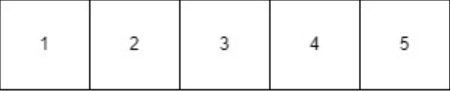
#> input picture DATA-ANALYSIS -LEVEL-1/GITHUB- LMS_ DATA - ANALYSIS -LEVEL 1/Session-3_NumPy and OpenCV/Images/image1.png, 451 x 91 px
$ jupyter execute --allow-errors 'Session3 - Revised.ipynb'
#> lines starting #> are read from the running program, lines starting #| are printed output that depends on the picture; after the words box and inside, x2 and y2 are one past the last pixel; in counts of white or black regions, pixels touching at a corner belong together
# **SESSION 3**

1. NumPy Topics - Copy & View<br>
2. Reshaping & Flattening the NumPy arrays<br>
3. Sorting the NumPy Arrays<br>
4. Introduction to openCV-Python<br>
5. OpenCV Topics - vstack, hstack, indexing, cropping, slicing,filtering:<br>
    5.1 OpenCV and NumPy Operations: vstack<br>
    5.2 OpenCV and NumPy Operations: hstack<br>
    5.3 OpenCV and NumPy Operations: indexing<br>
    5.4 OpenCV and NumPy Operations: Crop using indexing<br>
    5.5 OpenCV and NumPy Operations: Cropping Numpy Zeros<br>
    5.6 OpenCV and NumPy Operations: Extracting Channel using indexing<br>
    5.7 OpenCV and NumPy Operations: Cropping & Patching<br>
    5.7 OpenCV and NumPy Operations: Gray Slicing<br>
    5.8 OpenCV and NumPy Operations: Masking using Filtering<br>

## 1. NumPy Topics - Copy & View

- In NumPy, there are two main ways to create a copy of an array:  ```"shallow copy" and  "deep copy"```.
- A shallow copy is created using the ```view()``` method or by simply assigning the array to a new variable.
- A deep copy, on the other hand, creates a new array object with its own data. You can create a deep copy using the ```copy()``` method.

**Copy:**
The copy owns the data and any changes made to the copy will not affect original array, and any changes made to the original array will not be affected to the copy.

**View:**
The view does not own the data and any changes made to the view will affect the original array, and any changes made to the original will affect the view.

#### NumPy Array View
- A view of an array is a new array object that shares the same data with the original array.
- Any changes made to the view will also affect the original array.
- In NumPy, you can create a view of an array using the ```view()``` method.

[cell 1]
#Example of numPy View creation
import numpy as np

a = np.array([1, 2, 3])
b = a.view()

b[0] = 0

print(a)

#### NumPy Array Copy
- A copy of an array is a new array with its own data, and changes made to the copy do not affect the original array.
- In NumPy, you can create a copy of an array using the ```copy()``` method.

[cell 2]
#Example of numPy Copy creation
import numpy as np

a = np.array([1, 2, 3])
b = a.copy()

b[0] = 0
# In this case, changing the first element of b did not affect the first element of a.
print(a)

### Example Code to peform Array Checks:
*Check if an Array Owns the data that it's copy owns, and the view does not own the original array's data.*

*Every NumPy array has the attribute base that returns None if the array owns the data.*

*Otherwise, the base  attribute refers to the original object.*

[cell 3]
#Print the value of the base attribute to check if an array owns it's data or not:

import numpy as np

arr = np.array([1, 2, 3, 4, 5])

x = arr.copy()
y = arr.view()

print('NumPy Copy Output: ',x.base) # as x is a copy & it owns the data it holds
print('NumPy View Output: ',y.base) # as y is a view of arr & it doesn't owns the data it holds

> *1-dimensional NumPy Array as highlighted in the below image*

<br>

<br>
<br>
<hr>

# Copying and changing the array

[cell 4]
# Examples of NumPy Copy & Change
import numpy as np

arr = np.array([1, 2, 3, 4, 5])
# copying the original array
x = arr.copy()
# changing the original array
arr[0] = 42

print(arr)
print(x)

<br>

<br>
<br>
<hr>

# Make Changes in the View

[cell 5]
# Make a view, change the view, and display both arrays:

import numpy as np

arr = np.array([1, 2, 3, 4, 5])
x = arr.view()
print(arr)
x[0] = 31

print(x)

# NumPy Array : Copy vs View

**The main difference between a copy and a view of an array is that the copy is a new array, and the view is just a view of the original array.**

**The copy owns the data and any changes made to the copy will not affect original array, and any changes made to the original array will not affect the copy.**

**The view does not own the data and any changes made to the view will affect the original array, and any changes made to the original array will affect the view.**

[cell 6]
## COPY:
## Make a copy, change the original array, and display both arrays:

import numpy as np

arr = np.array([1, 2, 3, 4, 5])
x = arr.copy()
arr[0] = 42

print(arr)
print(x)

[cell 7]
# VIEW:
# Make a view, change the original array, and display both arrays:

import numpy as np

arr = np.array([1, 2, 3, 4, 5])
x = arr.view()
print(arr)
arr[0] = 42


print(x)

<hr>

# 2. Reshaping & Flattening the NumPy arrays

- **Reshaping an array refers to changing its shape or dimensions without changing its total number of elements.**<br>
- **Flattening array means converting a multidimensional array into a 1D array.**

[cell 8]
# Convert 1D array with 8 elements to 3D array with 2x2 elements:

import numpy as np

arr = np.array([1, 2, 3, 4, 5, 6, 7, 8])

newarr = arr.reshape(2, 2, -1)

print(newarr)

**Flattening array means converting a multidimensional array into a 1D array.**

**We can use reshape(-1) to do this.**

[cell 9]
# Convert the array into a 1D array:

import numpy as np

arr = np.array([[1, 2, 3], [4, 5, 6]])

newarr = arr.reshape(-1)

print(newarr)

<hr>

# 3. Sorting the NumPy Arrays

**Sorting means putting elements in an ordered sequence.**

**Ordered sequence is any sequence that has an order corresponding to elements, like numeric or alphabetical, ascending or descending.**

**The NumPy ndarray object has a function called sort(), that will sort a specified array.**

[cell 10]
#Sort the array:

import numpy as np

arr = np.array([3, 2, 0, 1])

print(np.sort(arr))

[cell 11]
# Sort the array alphabetically:

import numpy as np

arr = np.array(['banana', 'cherry', 'apple'])

print(np.sort(arr))

#### Sorting a 2-D Array

[cell 12]
# If you use the sort() method on a 2-D array, all the rows of that 2-D array will be sorted:

# Sort a 2-D array :

import numpy as np

arr = np.array([[3, 2, 4], [5, 0, 1]])

print(np.sort(arr))

<hr>

# 4. Introduction to openCV-Python

openCV was initailly developed in c++ a very fast compiled language as compared to the slow nature of python. But due to the simplicity of python and the ease of use, a wrapper was developed for python around the original openCV c++ code. Which allowed the users to make the best of both world. A wrapper in simple terms means that the user will be writing the code in python but in the backend the code will be executed in c++ which made the code execution faster.

## Installing openCV

- for windows users <br>
**`pip install opencv-python`**

<br>

- for mac users <br>
**`pip3 install opencv-python`**

## Understanding Images
Before we start with image processing we must understand what an image is.<br><br>
#### Below Image shows a zoomed in image of a mouse pointer with white edges on the screen.

<div>

</div>

Wait but the edges of the mouse is not white!!<br>

The white color is the result of the RGB sub-pixel colors mixing together as they are close to each other. Red Green and Blue being the primary colors we can create any color on the screen by manipulating the brightness of each sub-pixel.

- A standard monitor supports 256 levels of brightness for every sub-pixel. So by manipulating the RGB sub-pixels we can create a total number of $256^{3}$ colors.
- A subpixel brightness of 0 denotes that the subpixel is entirely turned off while a value of 255 denotes the subpixel is completely turned on.

You can use the below link to check out a RGB color picker which allows you to chose the RGB brightness to create a new color.
https://programmingdesignsystems.com/color/color-models-and-color-spaces/index.html

**An image on the screen can be represented using a 3D numpy array having the number of rows and columns equal to the height and the width of the image and the third dimension representing the RGB subpixel values**
<div>

</div>

<hr>

# 5. OpenCV Topics - vstack, hstack, indexing, cropping, slicing,filtering.

#### 5.1 OpenCV and NumPy Operations: **vstack**

To use OpenCV's vstack function to stack two images vertically using NumPy, you can follow these steps:
 1. Import the necessary libraries
 2. Load your images using ```cv2.imread```
 3. Resize the images to have the same width
 4. Stack the images vertically using ```np.vstack```
 5. Display the stacked image using ```cv2.imshow```

[cell 13]
# OpenCV's vstack function :

import cv2
import numpy as np

img1 = cv2.imread('Images/image1.png')
#> img1 is the input picture: shape (91, 451, 3); mean B, G, R 244.4, 244.4, 244.4
img2 = cv2.imread('Images/image2.png')
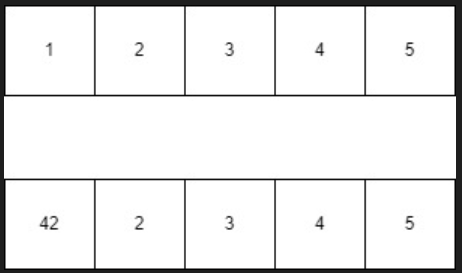
#> input picture DATA-ANALYSIS -LEVEL-1/GITHUB- LMS_ DATA - ANALYSIS -LEVEL 1/Session-3_NumPy and OpenCV/Images/image2.png, 462 x 273 px
#> img2 is the input picture: shape (273, 462, 3); mean B, G, R 234, 234, 234.1

height, width = img1.shape[:2]
#> height = 91; width = 451
img2 = cv2.resize(img2, (width, height))
#> img2: shape (91, 451, 3)

stacked_img = np.vstack((img1, img2))

cv2.imshow('Stacked Image', stacked_img)
cv2.waitKey(0)
cv2.destroyAllWindows()

#### 5.2 OpenCV and NumPy Operations: **hstack**

- To use OpenCV's hstack function to stack two images horizontally using NumPy.

[cell 14]
# OpenCV's hstack function
import cv2
import numpy as np

img1 = cv2.imread('Images/image1.png')
img2 = cv2.imread('Images/image2.png')

height, width = img1.shape[:2]
img2 = cv2.resize(img2, (width, height))

stacked_img = np.hstack((img1, img2))
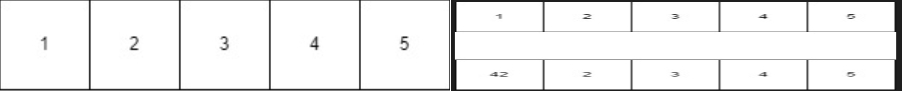
#> stacked_img: shape (91, 902, 3); mean B, G, R 240, 240, 240

cv2.imshow('Stacked Image', stacked_img)
cv2.waitKey(0)
cv2.destroyAllWindows()

#### 5.3 OpenCV and NumPy Operations: **indexing**

- We first load an image using OpenCV and display it.
- Then, we convert the image to grayscale using OpenCV's cvtColor function.
- We then get the dimensions of the grayscale image and create a new NumPy array of zeros with the same dimensions.
- We then loop through each pixel in the grayscale image and set the corresponding pixel in the new NumPy array.
- Finally, we display and save the new image.

[cell 15]
import cv2
import numpy as np

# Load an image using OpenCV
img = cv2.imread('Images\\example.jpg')
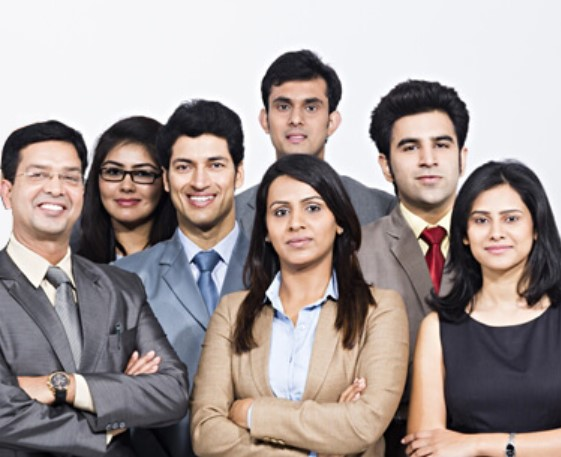
#> input picture DATA-ANALYSIS -LEVEL-1/GITHUB- LMS_ DATA - ANALYSIS -LEVEL 1/Session-3_NumPy and OpenCV/Images/example.jpg, 561 x 457 px, found by its file name
#> img is the input picture: shape (457, 561, 3); mean B, G, R 150.8, 152.9, 164

# Display the image
cv2.imshow('image', img)
##cv2.waitKey(0)

# Convert the image to grayscale
gray = cv2.cvtColor(img, cv2.COLOR_BGR2GRAY)

# Display the grayscale image
cv2.imshow('gray', gray)
##cv2.waitKey(0)

# Get the dimensions of the grayscale image
height, width = gray.shape
#> height = 457; width = 561

# Create a new NumPy array of zeros with the same dimensions as the grayscale image
new_img = np.zeros((height, width), dtype=np.uint8)

# Loop through each pixel in the grayscale image and set the corresponding pixel in the new image
for i in range(height):
    for j in range(width):
        new_img[i][j] = gray[i][j]

# Display the new image
cv2.imshow('new_img', new_img)
cv2.waitKey(0)

# Save the new image
cv2.imwrite('new_img.jpg', new_img)

# Release all windows
cv2.destroyAllWindows()

#### 5.4 OpenCV and NumPy Operations: **Crop using indexing**

- Using NumPy and OpenCV together, we convert images from OpenCV format to NumPy arrays,using Indexing we perform our desired operations like Cropping, and then convert the arrays back to OpenCV format.

[cell 16]
import cv2
import numpy as np

# Load image using OpenCV
img = cv2.imread('Images\\example.jpg')

# Convert image to NumPy array
img_array = np.array(img)

# Slice the image using NumPy array indexing
cropped = img_array[100:200, 150:800]
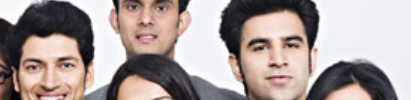
#> cropped: shape (100, 411, 3); mean B, G, R 153.4, 156.1, 169.2

# Convert the sliced array back to OpenCV format
cropped_img = cv2.cvtColor(np.uint8(cropped), cv2.COLOR_RGB2BGR)

# Perform NumPy operations on the image
gray_img = cv2.cvtColor(img, cv2.COLOR_BGR2GRAY)
##blurred = cv2.GaussianBlur(gray_img, (5, 5), 0)

# Show the original image, cropped image, and blurred image
cv2.imshow('Original', img)
cv2.imshow('Cropped', cropped_img)
##cv2.imshow('Blurred', blurred)
cv2.waitKey(0)
cv2.destroyAllWindows()

#### 5.5 OpenCV and NumPy Operations: **Cropping Numpy Zeros**

[cell 17]
import cv2
import numpy as np

# Create a black image using np.zeros
img = np.zeros((500, 500, 3), dtype=np.uint8)

# Draw a rectangle on the image using OpenCV
cv2.rectangle(img, (100, 100), (400, 400), (0, 255, 0), thickness=2)
#> img: shape (500, 500, 3)

# Crop the image using NumPy array slicing
cropped_img = img[100:400, 100:400]

# Display the original and cropped images
cv2.imshow('Original Image', img)
cv2.imshow('Cropped Image', cropped_img)
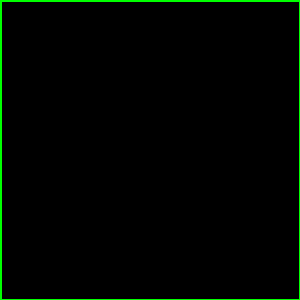
#> window 'Cropped Image': shape (300, 300, 3); mean B, G, R 0, 5.1, 0
cv2.waitKey(0)
cv2.destroyAllWindows()

#### 5.6 OpenCV and NumPy Operations: **Extracting Channel using indexing**

**CODE EXPLANATION:<br>**
- We load an image using OpenCV's imread() function, then convert it to grayscale using the cvtColor() function. We then create two modified copies of the image using NumPy indexing: one that contains only the blue channel, and one that has the red and green channels inverted.

- To extract the blue channel, we create a copy of the image using the copy() method, then set the green and red channels to 0 using NumPy indexing: blue_img[:, :, 1] = 0 sets the green channel to 0, and blue_img[:, :, 2] = 0 sets the red channel to 0.

- To invert the red and green channels, we create another copy of the image using the copy() method, then subtract each channel from 255 using NumPy indexing: inverted_img[:, :, :2] = 255 - inverted_img[:, :, :2] subtracts each pixel value in the red and green channels from 255, effectively inverting their colors.

[cell 18]
import cv2
import numpy as np

# Load an image using OpenCV
img = cv2.imread('Images\\example.jpg')

# Convert the image to grayscale
gray_img = cv2.cvtColor(img, cv2.COLOR_BGR2GRAY)

# Create a copy of the image with only the blue channel
blue_img = img.copy()
blue_img[:, :, 1] = 0 # setting the green channel zero
blue_img[:, :, 2] = 0 # setting the red channel zero
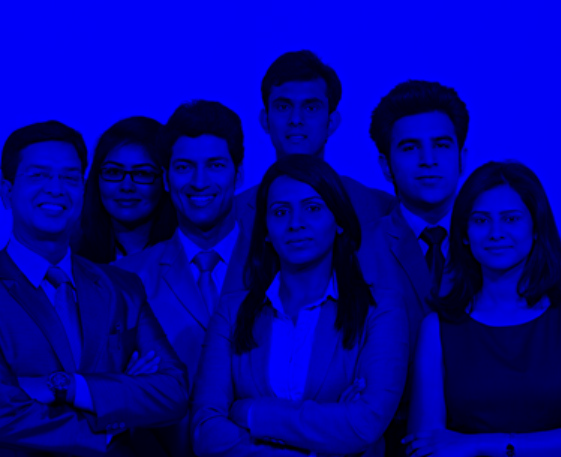
#> blue_img: shape (457, 561, 3); mean B, G, R 150.8, 0, 0

# blue_img[:, :, 0] = 0 # for setting the blue channel zero

# Create a copy of the image with the red and green channels inverted
inverted_img = img.copy()
inverted_img[:, :, :2] = 255 - inverted_img[:, :, :2]
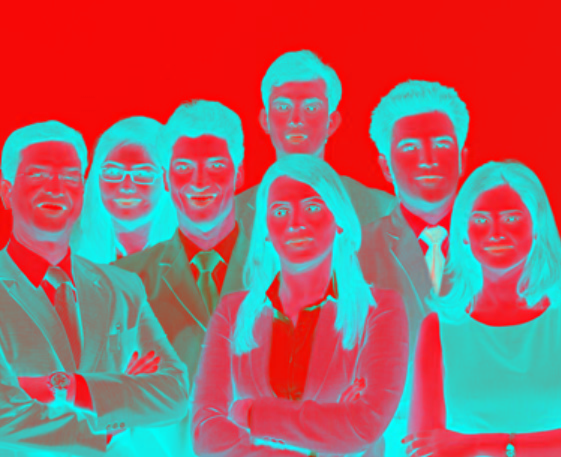
#> inverted_img: shape (457, 561, 3); mean B, G, R 104.2, 102.1, 164

# Display the original image and the modified images using OpenCV
cv2.imshow('Original Image', img)
cv2.imshow('Grayscale Image', gray_img)
cv2.imshow('Blue Channel Image', blue_img)
cv2.imshow('Inverted Image', inverted_img)
cv2.waitKey(0)
cv2.destroyAllWindows()

#### 5.7 OpenCV and NumPy Operations: **Cropping & Patching**

[cell 19]
import cv2

img =  cv2.imread("Images\\test_image.jpg")
#> (the rest of this cell did not finish here and is left out)

#### 5.7 OpenCV and NumPy Operations: **Gray Slicing**

[cell 20]
import cv2
import numpy as np

img = cv2.imread('Images\\Image-background.png', 0)

#  Find width and height of image
#> (the rest of this cell did not finish here and is left out)

#### 5.7 OpenCV and NumPy Operations: **Tile Slicing** - CHECK IF REMOVE

[cell 21]
import cv2
import numpy as np

# Load the image
img = cv2.imread('Images\\clahe.jpg')
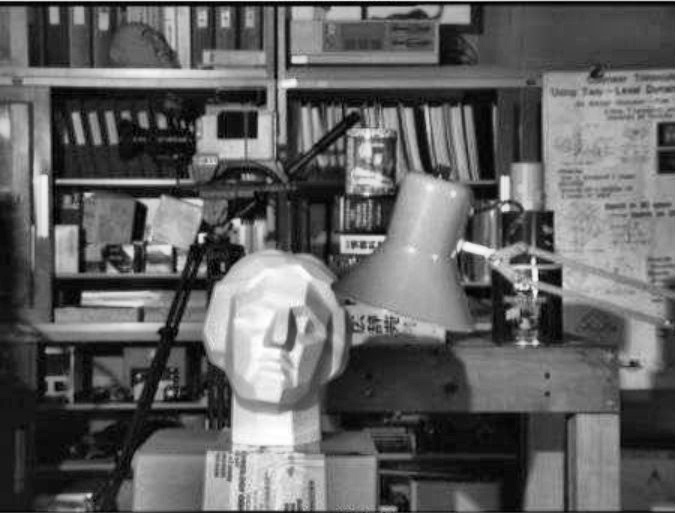
#> input picture DATA-ANALYSIS -LEVEL-1/6. Session-3_Exploring the World of Images and Data with NumPy and OpenCV/Images/clahe.jpg, 676 x 513 px, found by its file name
#> img is the input picture: shape (513, 676, 3); min 0, max 255, mean 97.9
cv2.imshow('Original Image', img)
# Define the size of each tile
tile_size = (256, 256)

# Slice the image into tiles
tiles = []
for i in range(0, img.shape[0], tile_size[0]):
    for j in range(0, img.shape[1], tile_size[1]):
        tile = img[i:i+tile_size[0], j:j+tile_size[1]]
        tiles.append(tile)
#> after the loop, tiles = 9 items

# Convert the list of tiles to a NumPy array
#> (the rest of this cell did not finish here and is left out)

#### 5.8 OpenCV and NumPy Operations: **Masking using Filtering**

[cell 22]
import cv2
import numpy as np

img = cv2.imread('Images\\example.jpg')

##while(1):
##    _, frame = cap.read()
# It converts the BGR color space of image to HSV color space
hsv = cv2.cvtColor(img, cv2.COLOR_BGR2HSV)
#> hsv: shape (457, 561, 3); mean H, S, V 79.1, 41.9, 168.6

# Threshold of blue in HSV space
lower_blue = np.array([60, 35, 140])
upper_blue = np.array([180, 255, 255])

# preparing the mask to overlay
mask = cv2.inRange(hsv, lower_blue, upper_blue)
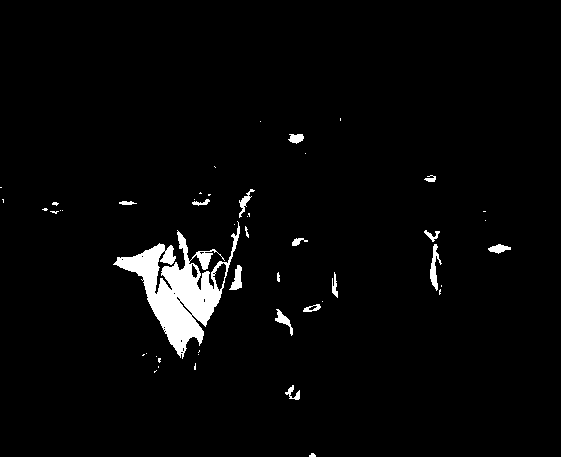
#> mask: shape (457, 561); 3% white; 49 white regions (31 under 20 px), largest, box (x1, y1, x2, y2) and area: (113, 221, 240, 359) 5867, (430, 244, 442, 291) 237, (229, 265, 242, 290) 180

# The black region in the mask has the value of 0,
# so when multiplied with original image removes all non-blue regions
result = cv2.bitwise_and(img, img, mask = mask)
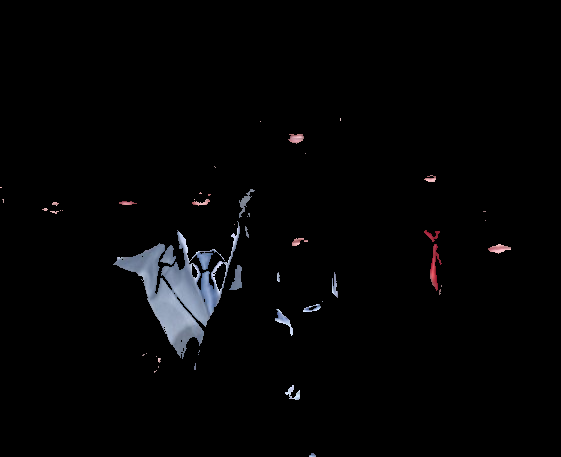
#> result: shape (457, 561, 3); mean B, G, R 5, 4.3, 4.1

cv2.imshow('Original Image', img)
cv2.imshow('mask Image', mask)
cv2.imshow('result Image', result)

cv2.waitKey(0)

cv2.destroyAllWindows()
